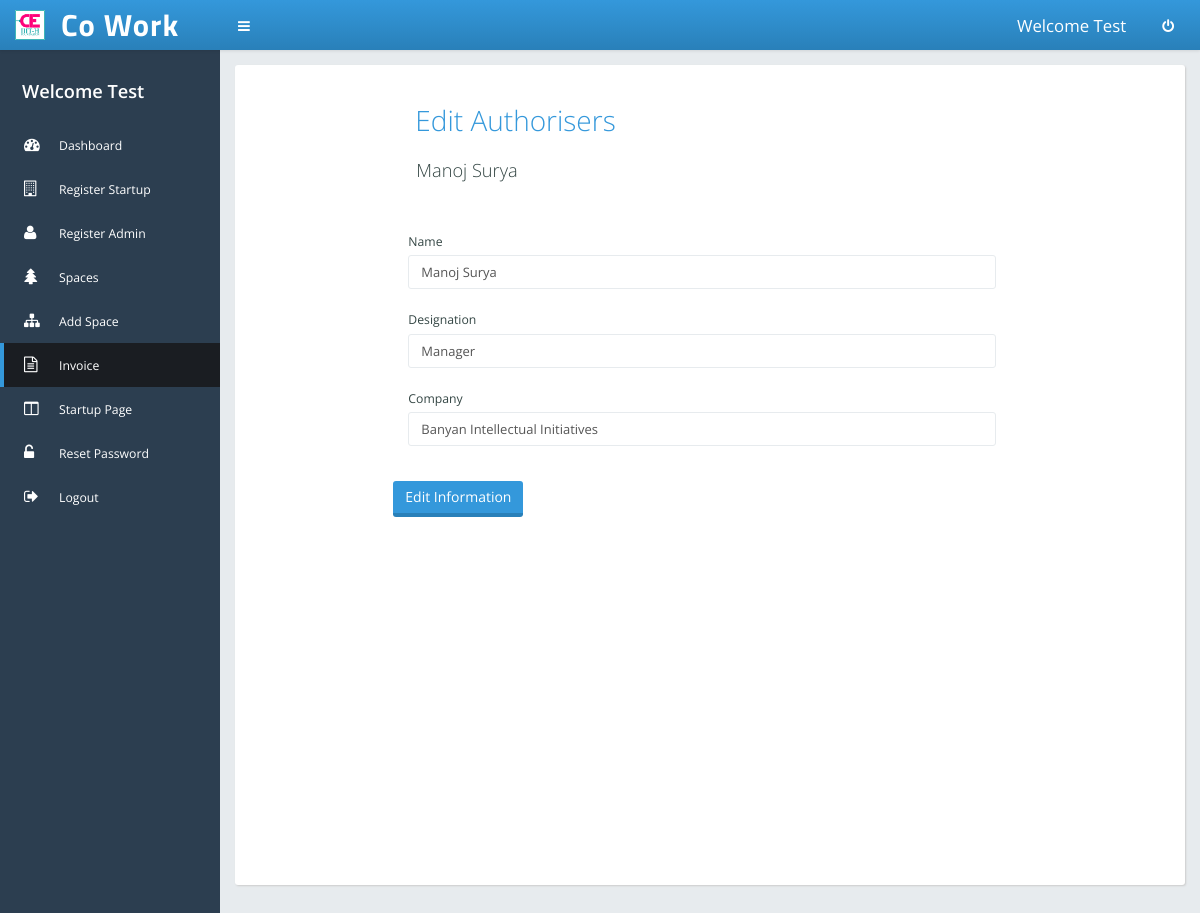
Page /view/auth_edit.php?id=4 (signed in) on the committed database.
### tables this page shows
CREATE TABLE IF NOT EXISTS `sign_auth` (
  `id` int(11) NOT NULL AUTO_INCREMENT,
  `name` varchar(60) NOT NULL,
  `designation` varchar(30) NOT NULL,
  `company` varchar(50) NOT NULL,
  PRIMARY KEY (`id`)
);

### view/auth_edit.php (the view, shortened to what this page needs)
<!DOCTYPE html>
<html>
<head>
<link href="../asset/css/bootstrap/bootstrap.min.css" rel="stylesheet"/>
<link href="../asset/css/libs/font-awesome.css" type="text/css" rel="stylesheet"/>
<link rel="stylesheet" type="text/css" href="../asset/css/compiled/layout.css">
<link rel="stylesheet" type="text/css" href="../asset/css/compiled/elements.css">
</head>
<body class="theme-blue-gradient fixed-header fixed-leftmenu">
<?php
	require_once( dirname( __FILE__ ) . DIRECTORY_SEPARATOR . "navbar.php" );
?>
<div id="page-wrapper" class="container">
	<div class="row">
		<?php
			require_once( dirname( __FILE__ ) . DIRECTORY_SEPARATOR . "navbar-col.php" );
		?>
		<div id="content-wrapper">
			<div class="main-box clearfix" style="min-height: 820px;">
				<div class = 'col-md-2'></div>
				<div class="row col-md-8 col-xs-12">
					<?php
					require( dirname( dirname( __FILE__ ) ) . DIRECTORY_SEPARATOR . "model" . DIRECTORY_SEPARATOR . "config_sql.php" );
					$id = $_GET['id'];
					$query = "SELECT * FROM sign_auth WHERE id=$id";
					$result = $mysqli->query($query);
					$rows = mysqli_fetch_array($result);
					$name = $rows['name'];
					$design = $rows['designation'];
					$company = $rows['company'];
					?>
					<form action="../controller/auth_edit.php" method="post">
						<br /><br />
						<div class = 'col-md-12 col-xs-12'><h1>Edit Authorisers</h1></div>
						<br />
						<div class="modal-body">
							<div class = 'col-md-12 col-xs-12'><h2><?php echo "$name"; ?></h2></div>
							<br />
							<div id = "statusdiv" class="row">
								<div class="col-xs-12">
									<p id="status" class="alert fade in" style="padding:3px;"></p>
								</div>
							</div>
							<div class="form-group">
								<label>Name</label>
								<input class="form-control" type="text" placeholder="Name" name="name"  value=<?php echo "'$name'"; ?> required>
							</div>
							<div class="form-group">
								<label>Designation</label>
								<input class="form-control" type="text" placeholder="Designation" name="desig"  value=<?php echo "'$design'"; ?> required>
							</div>
							<div class="form-group">
								<label>Company</label>
								<input class="form-control" type="text" placeholder="Company" name="company"  value=<?php echo "'$company'"; ?> required>
							</div>
						</div>
						<button type="submit" class="btn btn-primary">Edit Information</button>
					</form>
				</div>
			</div>
		</div>
	</div>
</div>
</body>
</html>

### asset/css/compiled/layout.css (style rules this page uses)
html,body { font-family:'Open Sans',sans-serif;-webkit-font-smoothing:antialiased; }
body { color:#344644;background:#2c3e50; }
h1,h2,h3,h4,h5,h6 { font-family:'Open Sans','Titillium Web',Geneva,sans-serif;font-weight:300; }
h1 { clear:both;color:#3498db;margin:0 0 20px 0;padding-left:14px;font-size:2em; }
h2 { clear:both;font-size:1.8em;margin-bottom:10px;padding:10px 0 10px 30px; }
.container { padding-left:8px;padding-right:8px; }
.row { margin-left:-8px;margin-right:-8px; }
.col-xs-1,.col-sm-1,.col-md-1,.col-lg-1,.col-xs-2,.col-sm-2,.col-md-2,.col-lg-2,.col-xs-3,.col-sm-3,.col-md-3,.col-lg-3,.col-xs-4,.col-sm-4,.col-md-4,.col-lg-4,.col-xs-5,.col-sm-5,.col-md-5,.col-lg-5,.col-xs-6,.col-sm-6,.col-md-6,.col-lg-6,.col-xs-7,.col-sm-7,.col-md-7,.col-lg-7,.col-xs-8,.col-sm-8,.col-md-8,.col-lg-8,.col-xs-9,.col-sm-9,.col-md-9,.col-lg-9,.col-xs-10,.col-sm-10,.col-md-10,.col-lg-10,.col-xs-11,.col-sm-11,.col-md-11,.col-lg-11,.col-xs-12,.col-sm-12,.col-md-12,.col-lg-12 { padding-left:8px;padding-right:8px; }
.container { margin:0;max-width:1920px;width:100%; }
.btn { -webkit-border-radius:3px;-moz-border-radius:3px;border-radius:3px; }
#content-wrapper { background:#e7ebee;height:100%;margin-top:0;margin-bottom:0;position:relative;min-height:1200px;padding:15px 15px 35px 15px;margin-left:220px; }
.main-box { background:#FFFFFF;-webkit-box-shadow:1px 1px 2px 0 #CCCCCC;-moz-box-shadow:1px 1px 2px 0 #CCCCCC;-o-box-shadow:1px 1px 2px 0 #CCCCCC;-ms-box-shadow:1px 1px 2px 0 #CCCCCC;box-shadow:1px 1px 2px 0 #CCCCCC;margin-bottom:16px;-webikt-border-radius:3px;-moz-border-radius:3px;border-radius:3px; }
.main-box h2 { font-size:1.3em;line-height:29px;margin:0;padding:0; }
.fixed-header #page-wrapper { padding-top:50px; }

### asset/css/compiled/elements.css (style rules this page uses)
.btn { border:none;padding:6px 12px;border-bottom:4px solid;-webkit-transition:border-color 0.1s ease-in-out 0s,background-color 0.1s ease-in-out 0s;transition:border-color 0.1s ease-in-out 0s,background-color 0.1s ease-in-out 0s;outline:none; }
.btn-primary { background-color:#3498db;border-color:#2980b9; }
.alert { border-radius:0;border-image:none;border-style:none none none solid;border-width:0 0 0 4px; }
.form-group { margin-bottom:20px; }
label { font-weight:400;font-size:0.875em; }
.form-control { -webkit-border-radius:3px;-moz-border-radius:3px;border-radius:3px;border-color:#e7ebee;-webkit-box-shadow:none;box-shadow:none;font-size:13px; }

### rows in the picture
sign_auth: name "Manoj Surya", desig "Manager", company "Banyan Intellectual Initiatives"

### other values in the picture
$_SESSION['name'] "Test"
